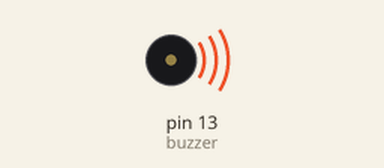
Bench run of a sketch on a simulated Arduino Uno, built with avr-gcc and run on an emulated ATmega328P. On the bench: buzzer (waves = sounding, pin HIGH).

Above: at 0.5 s.
Timing chart, 0 to 4.6 s (numbered marks = the images above):
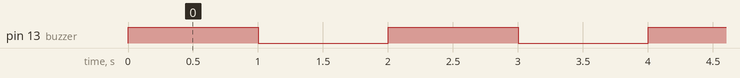

The sketch:

buzzer.ino
```cpp
#define buzzer 13

void setup() {
  // put your setup code here, to run once:
  pinMode (buzzer, OUTPUT);
  digitalWrite (buzzer, LOW);
}

void loop() {
  // put your main code here, to run repeatedly:
  digitalWrite(buzzer, HIGH);
  delay(1000);
  digitalWrite(buzzer, LOW);
  delay(1000);
}
```

Measured:
- by itself, pin 13 (buzzer): alternates HIGH for 1.0 s and LOW for 1.0 s
